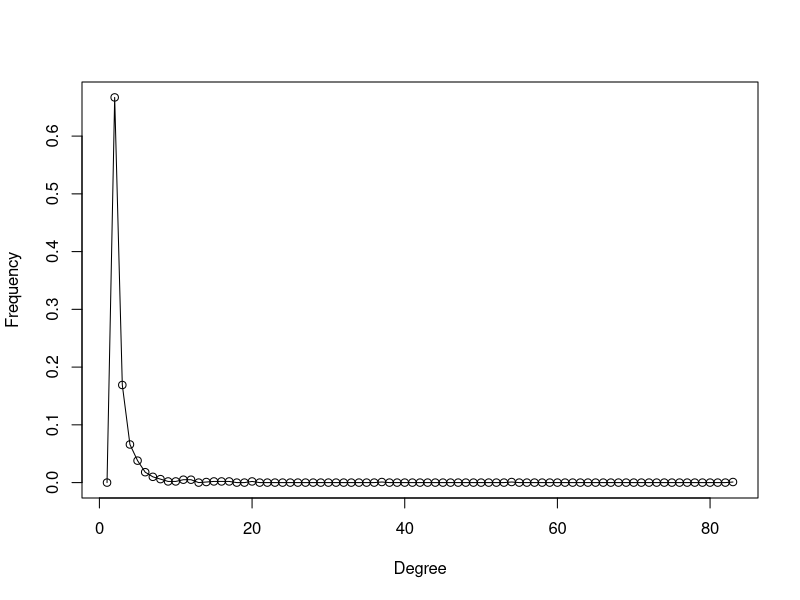
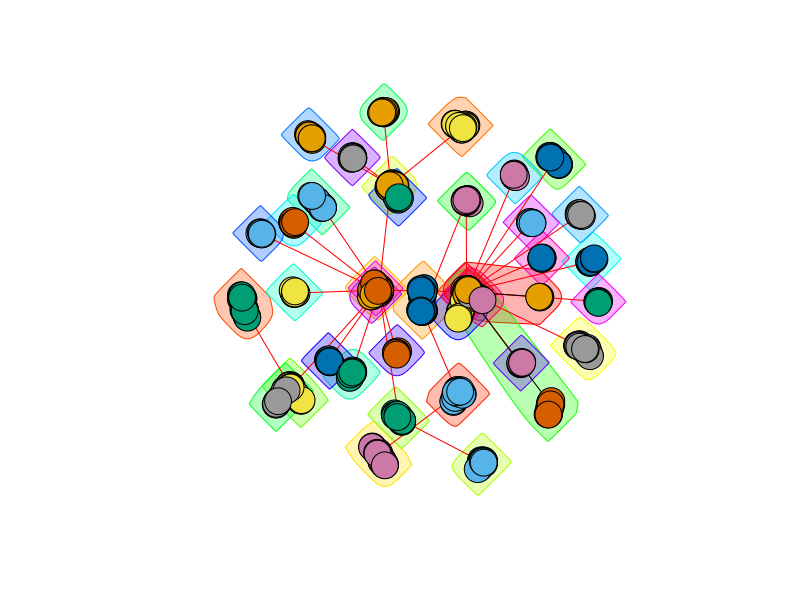

Here is the R script that generated these plots, in order:
library("igraph")
g1 <- sample_pa_age(1000, directed=FALSE, pa.exp=1, aging.exp=0, aging.bin=1000)
d1 <- degree.distribution(g1)
png(filename="p3_1.png")
plot(d1, type="o", xlab="Degree", ylab="Frequency")
dev.off()

fc <- cluster_fast_greedy(g1)
png(filename="p3_2.png")
plot(fc, g1, vertex.label=NA)
dev.off()

mod <- 0
for(i in 1:100){
  g <- sample_pa_age(1000, directed=FALSE, pa.exp=1, aging.exp=0, aging.bin=1000)
  fc <- cluster_fast_greedy(g)
  mod <- mod+modularity(g, membership(fc))
}

print(mod/100)
